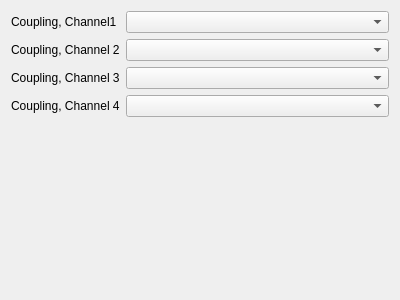
<?xml version="1.0" encoding="UTF-8"?>
<ui version="4.0">
 <class>Form</class>
 <widget class="QWidget" name="Form">
  <property name="geometry">
   <rect>
    <x>0</x>
    <y>0</y>
    <width>400</width>
    <height>300</height>
   </rect>
  </property>
  <property name="windowTitle">
   <string>Form</string>
  </property>
  <layout class="QFormLayout" name="formLayout">
   <item row="0" column="0">
    <widget class="QLabel" name="label">
     <property name="text">
      <string>Coupling, Channel1</string>
     </property>
    </widget>
   </item>
   <item row="0" column="1">
    <widget class="TaurusValueComboBox" name="taurusValueComboBox_1">
     <property name="autoApply">
      <bool>true</bool>
     </property>
    </widget>
   </item>
   <item row="1" column="0">
    <widget class="QLabel" name="label_2">
     <property name="text">
      <string>Coupling, Channel 2</string>
     </property>
    </widget>
   </item>
   <item row="1" column="1">
    <widget class="TaurusValueComboBox" name="taurusValueComboBox_2">
     <property name="autoApply">
      <bool>true</bool>
     </property>
    </widget>
   </item>
   <item row="2" column="0">
    <widget class="QLabel" name="label_3">
     <property name="text">
      <string>Coupling, Channel 3</string>
     </property>
    </widget>
   </item>
   <item row="2" column="1">
    <widget class="TaurusValueComboBox" name="taurusValueComboBox_3">
     <property name="autoApply">
      <bool>true</bool>
     </property>
    </widget>
   </item>
   <item row="3" column="0">
    <widget class="QLabel" name="label_4">
     <property name="text">
      <string>Coupling, Channel 4</string>
     </property>
    </widget>
   </item>
   <item row="3" column="1">
    <widget class="TaurusValueComboBox" name="taurusValueComboBox_4">
     <property name="autoApply">
      <bool>true</bool>
     </property>
    </widget>
   </item>
  </layout>
 </widget>
 <customwidgets>
  <customwidget>
   <class>TaurusValueComboBox</class>
   <extends>QComboBox</extends>
   <header>taurus.qt.qtgui.input</header>
  </customwidget>
 </customwidgets>
 <resources/>
 <connections/>
</ui>
